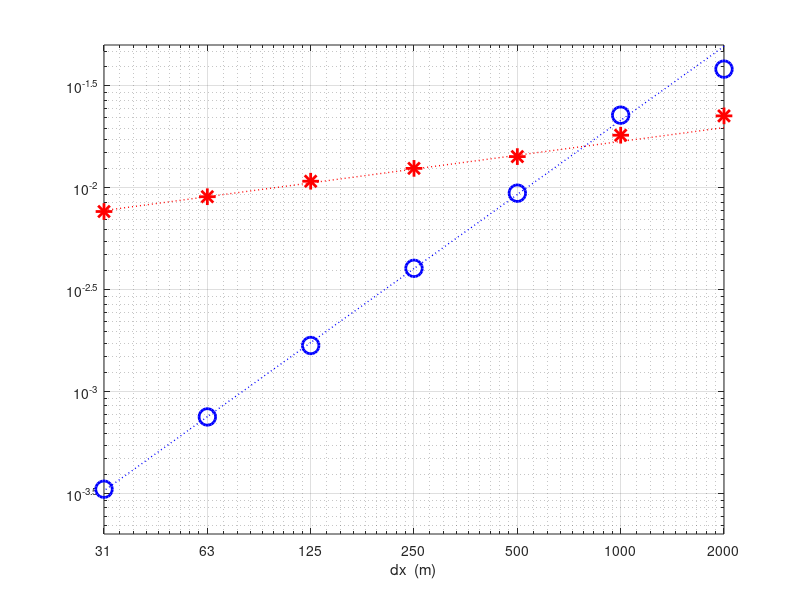

Recreate this plot in MATLAB.
function refinement
% REFINEMENT  Produces a figure with
%   dx  versus  L^1, L^\infty error
% for runs in which dt scales linearly with dx

set(0,'defaultlinelinewidth',2.0)

L = 40000;
Wnorm1 = 5.65232e+07;  % m^3; from 201x201 calculation (good enough for normalization)

C=load('refine_1517.txt')
C = reshape(C,4,7)';
dtdays = 20 ./ C(:,1);
dx = L ./ (C(:,2)-1);
p1 = polyfit(log(dx(3:7)),log(C(3:7,3)/Wnorm1),1)
pinf = polyfit(log(dx(3:7)),log(C(3:7,4)),1)
loglog(dx,C(:,3)/Wnorm1,'bo','markersize',12,...
       dx,C(:,4),'r*','markersize',12)
xlabel('dx  (m)'), grid on
set(gca,'xtick',dx)
set(gca,'xticklabel',{'2000','1000','500','250','125','63','31'})
set(gca,'ytick',10.^(-3.5:.5:-1.5))
set(gca,'yticklabel',{'10^{-3.5}','10^{-3}','10^{-2.5}','10^{-2}','10^{-1.5}'})
%legend('|W-W_{exact}|_1 / |W|_1','|W-W_{exact}|_{inf}','location','southeast')
hold on
loglog(dx,exp(p1(1)*log(dx)+p1(2)),'b:','linewidth',1.0)
loglog(dx,exp(pinf(1)*log(dx)+pinf(2)),'r:','linewidth',1.0)
hold off
axis([31.25 2000 10^(-3.7) 10^(-1.3)])
end

